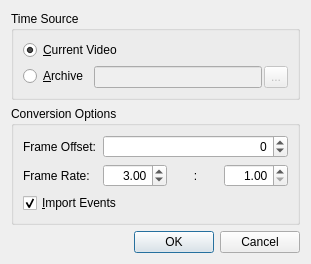
<?xml version="1.0" encoding="UTF-8"?>
<ui version="4.0">
 <class>vsViperArchiveImportOptionsDialog</class>
 <widget class="QDialog" name="vsViperArchiveImportOptionsDialog">
  <property name="geometry">
   <rect>
    <x>0</x>
    <y>0</y>
    <width>311</width>
    <height>257</height>
   </rect>
  </property>
  <property name="windowTitle">
   <string>Import Options</string>
  </property>
  <layout class="QVBoxLayout" name="verticalLayout">
   <item>
    <widget class="QGroupBox" name="timeGroup">
     <property name="title">
      <string>Time Source</string>
     </property>
     <layout class="QFormLayout" name="formLayout">
      <item row="0" column="0" colspan="2">
       <widget class="QRadioButton" name="timeCurrent">
        <property name="toolTip">
         <string>&lt;html&gt;&lt;body&gt;&lt;p&gt;Use the current video source (or wait for a source to be connected) for time information. Tracks and events will be imported as timing information becomes available.&lt;/p&gt;&lt;/body&gt;&lt;/html&gt;</string>
        </property>
        <property name="text">
         <string>&amp;Current Video</string>
        </property>
        <property name="checked">
         <bool>true</bool>
        </property>
       </widget>
      </item>
      <item row="1" column="1">
       <layout class="QHBoxLayout" name="videoLayout">
        <property name="spacing">
         <number>2</number>
        </property>
        <item>
         <widget class="QLineEdit" name="videoFile">
          <property name="enabled">
           <bool>false</bool>
          </property>
         </widget>
        </item>
        <item>
         <widget class="QToolButton" name="videoBrowse">
          <property name="enabled">
           <bool>false</bool>
          </property>
          <property name="sizePolicy">
           <sizepolicy hsizetype="Preferred" vsizetype="Preferred">
            <horstretch>0</horstretch>
            <verstretch>0</verstretch>
           </sizepolicy>
          </property>
          <property name="toolTip">
           <string>Click to browse for a video archive.</string>
          </property>
          <property name="text">
           <string>...</string>
          </property>
          <property name="icon">
           <iconset resource="../../../Icons/vsp.qrc">
            <normaloff>:/icons/16x16/browse</normaloff>:/icons/16x16/browse</iconset>
          </property>
         </widget>
        </item>
       </layout>
      </item>
      <item row="1" column="0">
       <widget class="QRadioButton" name="timeArchive">
        <property name="toolTip">
         <string>Use timing information from an external video archive.</string>
        </property>
        <property name="text">
         <string>&amp;Archive</string>
        </property>
       </widget>
      </item>
     </layout>
    </widget>
   </item>
   <item>
    <widget class="QGroupBox" name="optionsGroup">
     <property name="title">
      <string>Conversion Options</string>
     </property>
     <layout class="QFormLayout" name="formLayout_2">
      <item row="1" column="0">
       <widget class="QLabel" name="frameRateLabel">
        <property name="toolTip">
         <string>Frame rate of the XGTF file relative to that of the time source.</string>
        </property>
        <property name="text">
         <string>Frame Rate:</string>
        </property>
       </widget>
      </item>
      <item row="0" column="0">
       <widget class="QLabel" name="frameOffsetLabel">
        <property name="toolTip">
         <string>Offset by which to adjust the input XGTF frame numbers prior to time mapping.</string>
        </property>
        <property name="text">
         <string>Frame Offset:</string>
        </property>
       </widget>
      </item>
      <item row="0" column="1">
       <widget class="QSpinBox" name="frameOffset">
        <property name="alignment">
         <set>Qt::AlignRight|Qt::AlignTrailing|Qt::AlignVCenter</set>
        </property>
        <property name="minimum">
         <number>-500</number>
        </property>
        <property name="maximum">
         <number>500</number>
        </property>
       </widget>
      </item>
      <item row="2" column="0" colspan="2">
       <widget class="QCheckBox" name="importEvents">
        <property name="toolTip">
         <string>&lt;html&gt;&lt;body&gt;
&lt;p&gt;If checked, events will be imported from the XGTF.&lt;/p&gt;
&lt;p&gt;If unchecked, only track information will be imported.&lt;/p&gt;
&lt;/body&gt;&lt;/html&gt;</string>
        </property>
        <property name="text">
         <string>&amp;Import Events</string>
        </property>
        <property name="checked">
         <bool>true</bool>
        </property>
       </widget>
      </item>
      <item row="1" column="1">
       <layout class="QHBoxLayout" name="frameRateLayout">
        <item>
         <widget class="QDoubleSpinBox" name="frameRateIn">
          <property name="sizePolicy">
           <sizepolicy hsizetype="Minimum" vsizetype="Fixed">
            <horstretch>0</horstretch>
            <verstretch>0</verstretch>
           </sizepolicy>
          </property>
          <property name="alignment">
           <set>Qt::AlignRight|Qt::AlignTrailing|Qt::AlignVCenter</set>
          </property>
          <property name="prefix">
           <string/>
          </property>
          <property name="suffix">
           <string/>
          </property>
          <property name="minimum">
           <double>1.000000000000000</double>
          </property>
          <property name="maximum">
           <double>100.000000000000000</double>
          </property>
          <property name="value">
           <double>3.000000000000000</double>
          </property>
         </widget>
        </item>
        <item>
         <widget class="QLabel" name="label">
          <property name="text">
           <string>:</string>
          </property>
          <property name="alignment">
           <set>Qt::AlignCenter</set>
          </property>
         </widget>
        </item>
        <item>
         <widget class="QDoubleSpinBox" name="frameRateOut">
          <property name="alignment">
           <set>Qt::AlignRight|Qt::AlignTrailing|Qt::AlignVCenter</set>
          </property>
          <property name="prefix">
           <string/>
          </property>
          <property name="suffix">
           <string/>
          </property>
          <property name="minimum">
           <double>1.000000000000000</double>
          </property>
          <property name="maximum">
           <double>100.000000000000000</double>
          </property>
          <property name="value">
           <double>1.000000000000000</double>
          </property>
         </widget>
        </item>
       </layout>
      </item>
     </layout>
    </widget>
   </item>
   <item>
    <spacer name="verticalSpacer">
     <property name="orientation">
      <enum>Qt::Vertical</enum>
     </property>
     <property name="sizeHint" stdset="0">
      <size>
       <width>20</width>
       <height>40</height>
      </size>
     </property>
    </spacer>
   </item>
   <item>
    <widget class="QDialogButtonBox" name="buttonBox">
     <property name="orientation">
      <enum>Qt::Horizontal</enum>
     </property>
     <property name="standardButtons">
      <set>QDialogButtonBox::Cancel|QDialogButtonBox::Ok</set>
     </property>
    </widget>
   </item>
  </layout>
 </widget>
 <resources>
  <include location="../../../Icons/vsp.qrc"/>
 </resources>
 <connections>
  <connection>
   <sender>buttonBox</sender>
   <signal>accepted()</signal>
   <receiver>vsViperArchiveImportOptionsDialog</receiver>
   <slot>accept()</slot>
   <hints>
    <hint type="sourcelabel">
     <x>224</x>
     <y>180</y>
    </hint>
    <hint type="destinationlabel">
     <x>157</x>
     <y>198</y>
    </hint>
   </hints>
  </connection>
  <connection>
   <sender>buttonBox</sender>
   <signal>rejected()</signal>
   <receiver>vsViperArchiveImportOptionsDialog</receiver>
   <slot>reject()</slot>
   <hints>
    <hint type="sourcelabel">
     <x>292</x>
     <y>186</y>
    </hint>
    <hint type="destinationlabel">
     <x>286</x>
     <y>198</y>
    </hint>
   </hints>
  </connection>
  <connection>
   <sender>timeArchive</sender>
   <signal>toggled(bool)</signal>
   <receiver>videoFile</receiver>
   <slot>setEnabled(bool)</slot>
   <hints>
    <hint type="sourcelabel">
     <x>54</x>
     <y>69</y>
    </hint>
    <hint type="destinationlabel">
     <x>100</x>
     <y>68</y>
    </hint>
   </hints>
  </connection>
  <connection>
   <sender>timeArchive</sender>
   <signal>toggled(bool)</signal>
   <receiver>videoBrowse</receiver>
   <slot>setEnabled(bool)</slot>
   <hints>
    <hint type="sourcelabel">
     <x>34</x>
     <y>69</y>
    </hint>
    <hint type="destinationlabel">
     <x>283</x>
     <y>70</y>
    </hint>
   </hints>
  </connection>
 </connections>
</ui>
